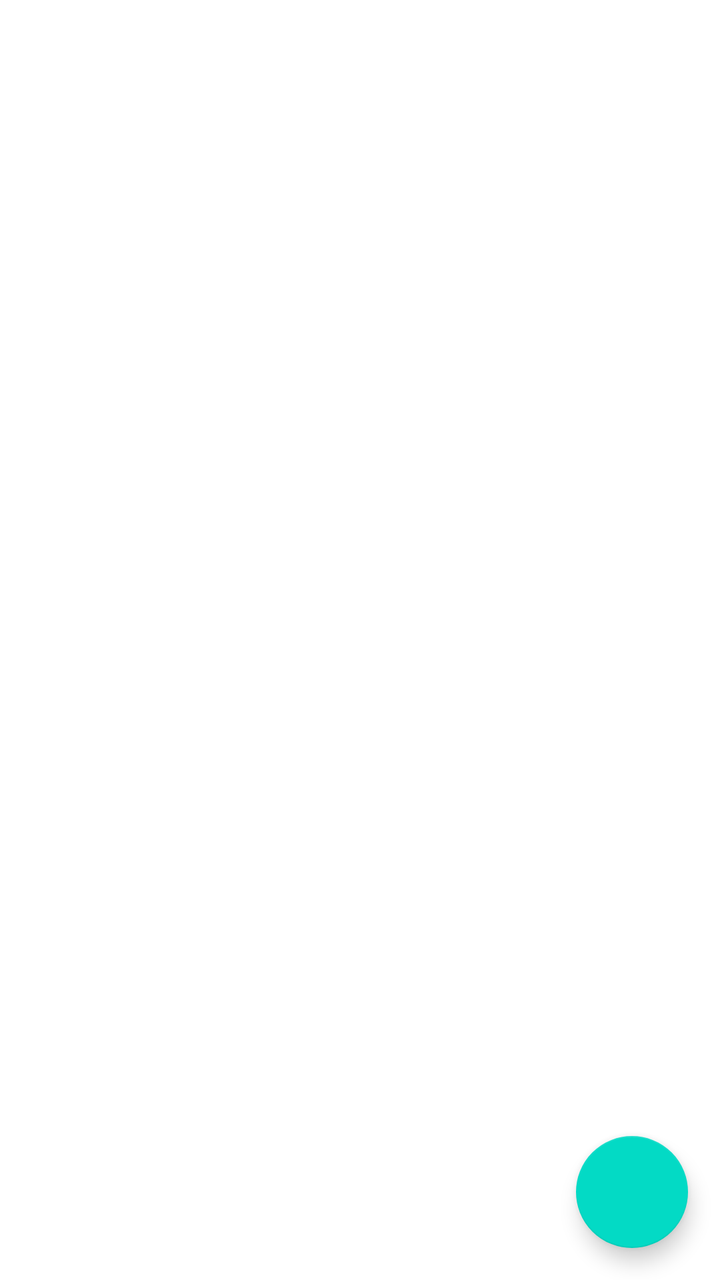
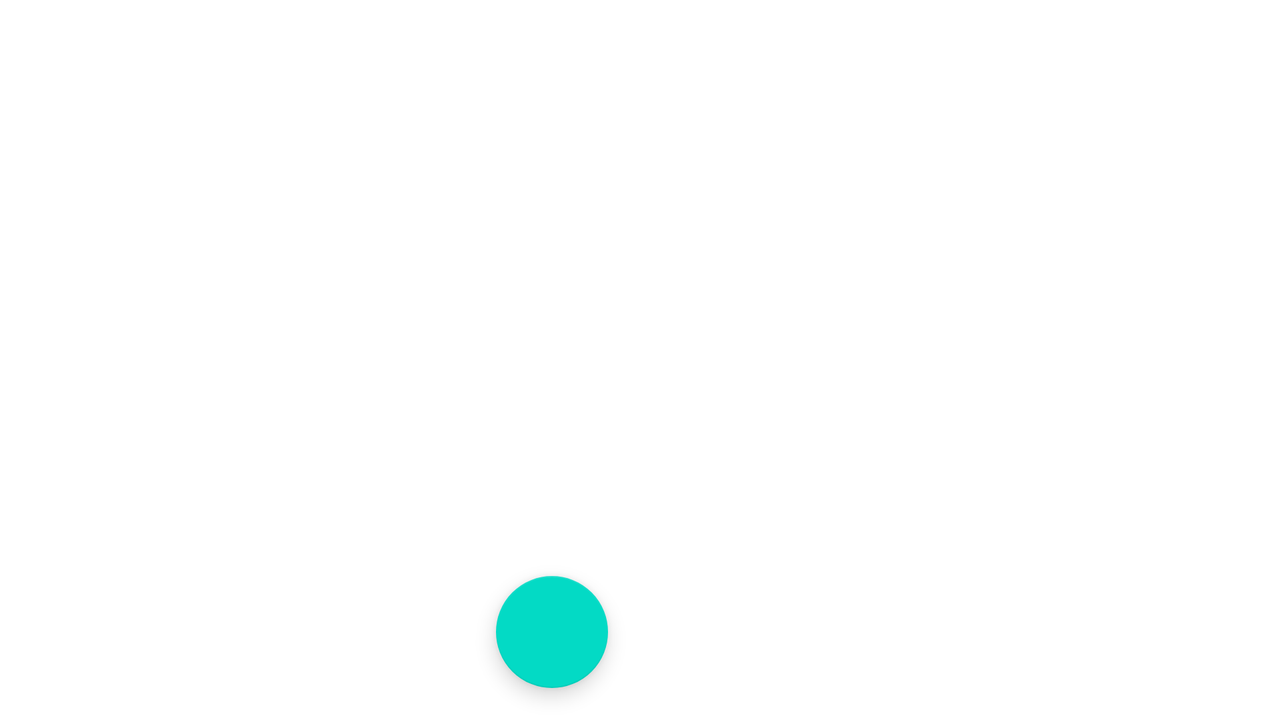

The same Android screen from two of the app's own layout files: first res/layout/ as a phone draws it, then the repository's variant for another configuration, drawn on a device whose configuration selects that folder. Both files follow.
<!-- AndroidManifest.xml: application theme Theme.ShoppingUdemy -->
<!-- res/layout/activity_main.xml -->
<?xml version="1.0" encoding="utf-8"?>
<layout>

    <androidx.constraintlayout.widget.ConstraintLayout xmlns:android="http://schemas.android.com/apk/res/android"
        xmlns:app="http://schemas.android.com/apk/res-auto"
        xmlns:tools="http://schemas.android.com/tools"
        android:layout_width="match_parent"
        android:layout_height="match_parent"
        tools:context=".presentation.MainActivity">

        <androidx.recyclerview.widget.RecyclerView
            android:id="@+id/rv_shop_list"
            android:layout_width="0dp"
            android:layout_height="0dp"
            app:layoutManager="androidx.recyclerview.widget.LinearLayoutManager"
            app:layout_constraintBottom_toBottomOf="parent"
            app:layout_constraintEnd_toEndOf="parent"
            app:layout_constraintStart_toStartOf="parent"
            app:layout_constraintTop_toTopOf="parent"
            tools:listitem="@layout/support_simple_spinner_dropdown_item" />

        <com.google.android.material.floatingactionbutton.FloatingActionButton
            android:id="@+id/button_add_shop_item"
            android:layout_width="wrap_content"
            android:layout_height="wrap_content"
            android:layout_marginEnd="16dp"
            android:layout_marginBottom="16dp"
            android:clickable="true"
            android:contentDescription="@string/add_new_shop_item"
            android:focusable="true"
            app:layout_constraintBottom_toBottomOf="parent"
            app:layout_constraintEnd_toEndOf="parent"
            app:srcCompat="@drawable/ic_add_24" />


    </androidx.constraintlayout.widget.ConstraintLayout>
</layout>
<!-- resources referenced by this layout -->
<resources>
  <string name="add_new_shop_item">Add new shop item</string>
  <style name="Theme.ShoppingUdemy" parent="Theme.MaterialComponents.DayNight.DarkActionBar">
          
          <item name="colorPrimary">@color/purple_500</item>
          <item name="colorPrimaryVariant">@color/purple_700</item>
          <item name="colorOnPrimary">@color/white</item>
          
          <item name="colorSecondary">@color/teal_200</item>
          <item name="colorSecondaryVariant">@color/teal_700</item>
          <item name="colorOnSecondary">@color/black</item>
          
          <item name="android:statusBarColor" tools:targetApi="l">?attr/colorPrimaryVariant</item>
          
      </style>
</resources>
<!-- res/layout-land/activity_main.xml (the repository's variant of the layout above) -->
<!-- drawn on the phone turned sideways -->
<?xml version="1.0" encoding="utf-8"?>
<layout>

    <androidx.constraintlayout.widget.ConstraintLayout xmlns:android="http://schemas.android.com/apk/res/android"
        xmlns:app="http://schemas.android.com/apk/res-auto"
        xmlns:tools="http://schemas.android.com/tools"
        android:layout_width="match_parent"
        android:layout_height="match_parent"
        tools:context=".presentation.MainActivity">

        <androidx.recyclerview.widget.RecyclerView
            android:id="@+id/rv_shop_list"
            android:layout_width="0dp"
            android:layout_height="0dp"
            app:layoutManager="androidx.recyclerview.widget.LinearLayoutManager"
            app:layout_constraintBottom_toBottomOf="parent"
            app:layout_constraintEnd_toEndOf="@id/guideline_middle"
            app:layout_constraintStart_toStartOf="parent"
            app:layout_constraintTop_toTopOf="parent"
            tools:listitem="@layout/item_shop_enabled" />

        <com.google.android.material.floatingactionbutton.FloatingActionButton
            android:id="@+id/button_add_shop_item"
            android:layout_width="wrap_content"
            android:layout_height="wrap_content"
            android:layout_marginEnd="16dp"
            android:layout_marginBottom="16dp"
            android:clickable="true"
            android:contentDescription="@string/add_new_shop_item"
            android:focusable="true"
            app:layout_constraintBottom_toBottomOf="parent"
            app:layout_constraintEnd_toEndOf="@id/guideline_middle"
            app:srcCompat="@drawable/ic_add_24" />

        <androidx.constraintlayout.widget.Guideline
            android:id="@+id/guideline_middle"
            android:layout_width="wrap_content"
            android:layout_height="wrap_content"
            android:orientation="vertical"
            app:layout_constraintGuide_percent="0.5" />

        <androidx.fragment.app.FragmentContainerView
            android:id="@+id/shop_item_container"
            android:layout_width="0dp"
            android:layout_height="match_parent"
            app:layout_constraintEnd_toEndOf="parent"
            app:layout_constraintStart_toStartOf="@id/guideline_middle" />

    </androidx.constraintlayout.widget.ConstraintLayout>
</layout>
